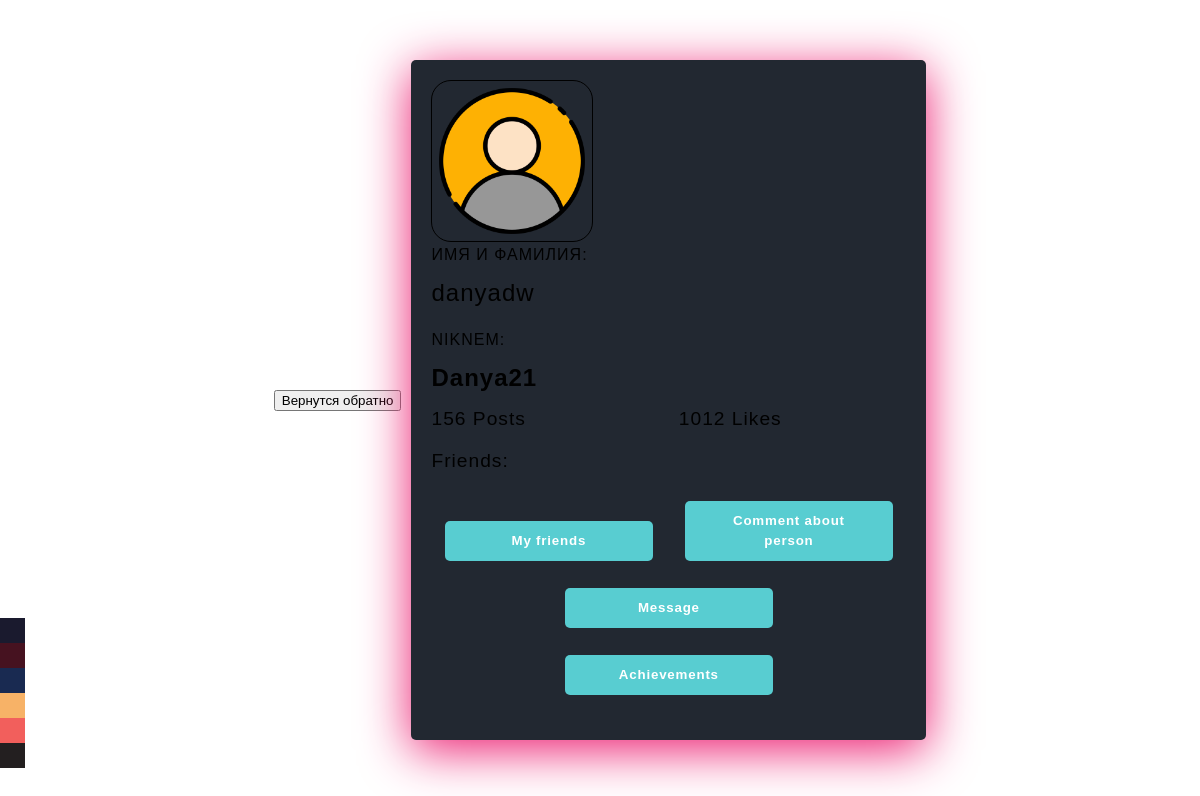
Before: /polzovatels_account/2/ with the older database file.
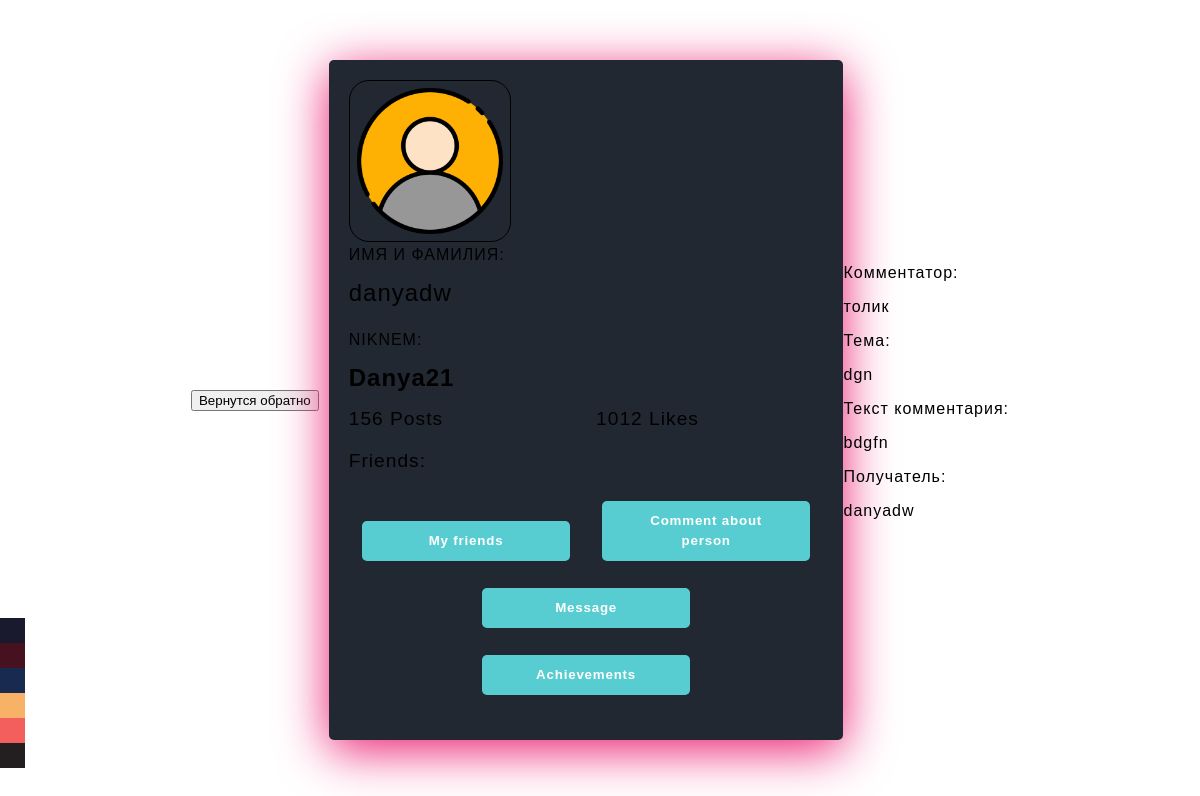
After: the same page with the newer database file.
### my_codes/models.py (models this page shows)
class Reviews(models.Model):
    id_commentator = models.ForeignKey(User, on_delete=models.CASCADE, related_name='user_id_commentator')
    id_topic_comm = models.CharField(max_length=20, null=True)
    text_id_comm = models.CharField(max_length=300)
    id_commented = models.ForeignKey(User, on_delete=models.CASCADE, related_name="id_commented", null=True)

### my_codes/views.py (the view)
# urls.py: path("polzovatels_account/<int:user_id>/", views.settings_page, name="polzovatels_account"),
def settings_page(request, user_id=None):
    try:
        user = User.objects.get(id=user_id)
        niknem = NIKNEM.objects.filter(user=user).first()
        reviews = Reviews.objects.filter(id_commented=user_id)
        context = {"account": user, "niknem": niknem, "show_sett_acc_page": True, 'reviews': reviews}
        return render(request, "account_page.html", context)
    except User.DoesNotExist:
        context = {"error": "Такого пользователя нет"}
    return render(request, "account_page.html", context)

### my_codes/models.py (called while the page is built)
    def __str__(self):
        return self.niknem

### my_codes/templatetags/user_avatar.py (called while the page is built)
@register.simple_tag(name='user_avatar')
def user_avatar(userid):
    path = MEDIA_ROOT + '/avatars/' + str(userid) + '.png'
    print(MEDIA_ROOT + '/avatars/' + str(userid) + '.png')
    if os.path.isfile(path):
        return MEDIA_URL + 'avatars/' + str(userid) + '.png'
    else:
        return MEDIA_URL + 'avatars/default.png'

### my_codes/templates/account_page.html (shortened to what this page needs)
<!DOCTYPE html>
{% load user_avatar %}
<html lang="en">
<head>
    <link rel="stylesheet" href="https://cdnjs.cloudflare.com/ajax/libs/font-awesome/5.15.4/css/all.min.css">
</head>
<body>
<header>
    <a href="{% url 'homePage' %}"><button style="top:10px;">Вернутся обратно</button></a>
    </header>
    <div class="card">
        <form method="post" enctype="multipart/form-data" id="avatarForm">
    <label for="avatarInput">
        <img id="avatarPreview" class="imgh" src="{% user_avatar account.id %}" alt="Добавьте аватар">
    </label>
    <div class="">
    <label>ИМЯ И ФАМИЛИЯ</label>:
    <p class="card__name">{{ account.username }}</p>
</div>
<label>NIKNEM</label>:
{% if niknem %}
    <h1 class="card__name">{{ niknem }}</h1>
{% else %}
    <p>No NickName</p>
{% endif %}
<div class="grid-container">
    <div class="grid-child-posts">156 Posts</div>
    <div class="grid-child-followers">1012 Likes</div>
    <div class="grid-child-friends" >Friends: {{friends_count}}</div>
</div>
            <button class="btn"><a href="{% url 'profile_pk' username=user.username %}" style="text-decoration: none; color: white;">My friends</a></button>
            {% if show_sett_acc_page == True %}
        <form method="post" action="{% url 'change_friends' operation='add' pk=account.id %}">
    <button class="btn" type="submit">
    {% if account.id %}
        <a href="{% url 'reviews' account.id %}" style="color: white; text-decoration: none;">Comment about person</a>
    {% else %}
        <a href="#" style="color: white; text-decoration: none;">Comment about me</a>
    {% endif %}
</button>
</form>
        <button class="btn">Message</button>
        <button class="btn" >Achievements</button>
    {% endif %}
</form>
    </div>
    <div class="theme-btn-container"></div>
{% for review in reviews %}
<div class="reviewss">
    <label>Комментатор: <p style="color: black">{{review.id_commentator}}</p></label>
    <label>Тема: <p style="color: black"> {{review.id_topic_comm}} </p></label>
    <label>Текст комментария: <p style="color: black"> {{review.text_id_comm}}</p></label>
    <label>Получатель: <p style="color: black">{{review.id_commented}}</p></label>
</div>
{% endfor %}
</body>
</html>

Changed rows visible on the page:
added Reviews: id_commentator "толик", id_topic_comm "dgn", text_id_comm "bdgfn", id_commented "danyadw"
